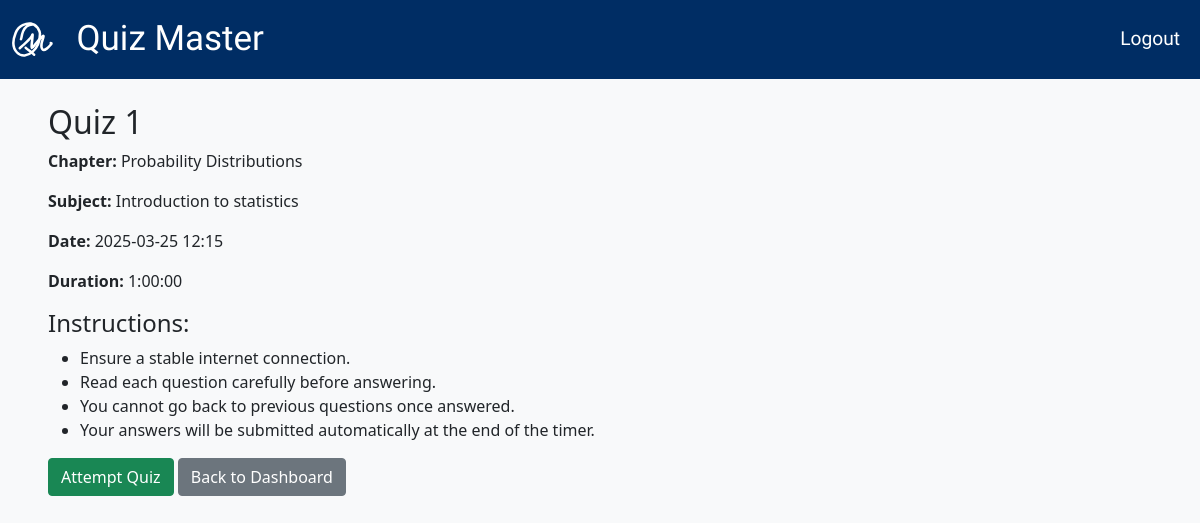
Page /quiz/1 (signed in) on the earlier database version.
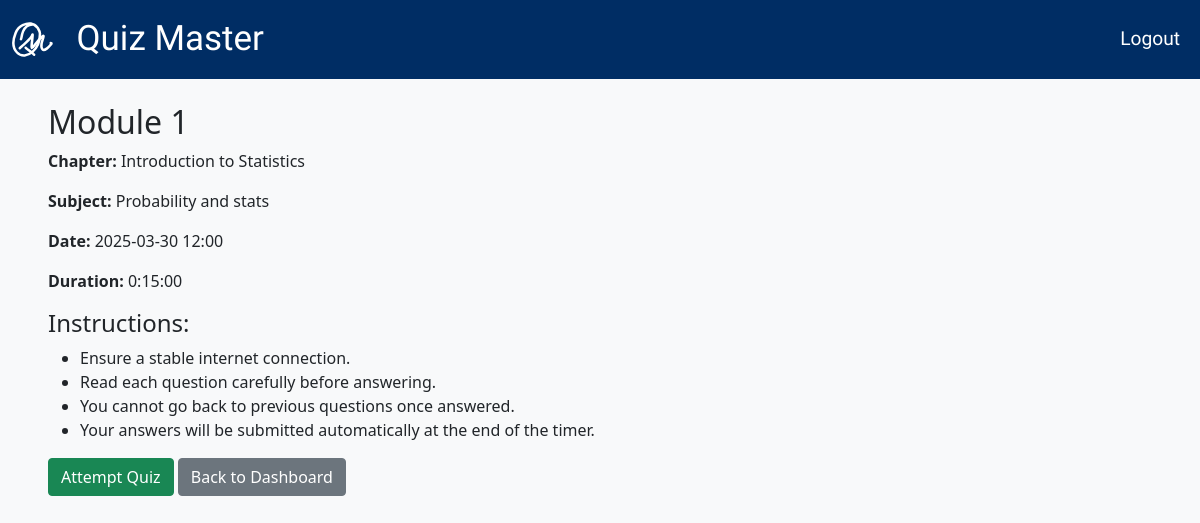
Same page on the later database version.
### app.py (models this page shows)
class Quiz(db.Model):
    __tablename__ = 'quiz'
    quiz_id = db.Column(db.Integer, primary_key=True)
    name = db.Column(db.String(150), nullable=False)
    chapter_id = db.Column(db.Integer, db.ForeignKey('chapters.chapter_id'), nullable=False)
    date_of_quiz = db.Column(db.DateTime, nullable=False)
    time_duration = db.Column(db.Interval, nullable=False, default=timedelta(hours=1))
    end_time = db.Column(db.DateTime, nullable=False)
    remarks = db.Column(db.Text)
    questions = db.relationship('Questions', backref='quiz', lazy=True, cascade='all, delete-orphan')
    scores = db.relationship('Scores', backref='quiz', lazy=True,cascade='all, delete-orphan')

class Chapters(db.Model):
    __tablename__ = 'chapters'
    chapter_id = db.Column(db.Integer, primary_key=True)
    name = db.Column(db.String(100), nullable=False)
    description = db.Column(db.Text)
    subject_id = db.Column(db.Integer, db.ForeignKey('subject.subject_id'), nullable=False)
    quizzes = db.relationship('Quiz', backref='chapter', lazy=True, cascade='all, delete-orphan')

class Subject(db.Model):
    __tablename__ = 'subject'
    subject_id = db.Column(db.Integer, primary_key=True)
    name = db.Column(db.String(100), unique=True, nullable=False)
    description = db.Column(db.Text)
    chapters = db.relationship('Chapters', backref='subject', lazy=True, cascade='all, delete-orphan')

### app.py (the view)
@app.route('/quiz/<int:quiz_id>')
@login_required
def quiz_page(quiz_id):
    quiz = Quiz.query.get_or_404(quiz_id)
    user = Users.query.get(session['user_id'])
    return render_template('quiz_page.html', quiz=quiz,user=user)

### app.py (called while the page is built)
def login_required(f):
    @wraps(f)
    def decorated(*args, **kwargs):
        if 'user_id' not in session:
            if request.endpoint in ["login", "register"]:
                return f(*args, **kwargs)
            return redirect(url_for('login'))
        return f(*args, **kwargs)
    return decorated

### templates/quiz_page.html (shortened to what this page needs)
{% extends "base.html" %}
{% block content %}
<div class="container mt-4">
    <h2>{{ quiz.name }}</h2>
    <p><strong>Chapter:</strong> {{ quiz.chapter.name }}</p>
    <p><strong>Subject:</strong> {{ quiz.chapter.subject.name }}</p>
    <p><strong>Date:</strong> {{ quiz.date_of_quiz.strftime('%Y-%m-%d %H:%M') }}</p>
    <p><strong>Duration:</strong> {{ quiz.time_duration }}</p>
    {% if user.is_admin %}
        <a href="{{ url_for('edit_quiz', quiz_id=quiz.quiz_id) }}" class="btn btn-warning">Edit Quiz</a>
        <form method="POST" action="{{ url_for('delete_quiz', quiz_id=quiz.quiz_id) }}" style="display:inline;">
            <button type="submit" class="btn btn-danger">Delete Quiz</button>
        </form>
        <a href="{{ url_for('admin_dashboard') }}" class="btn btn-secondary">Back to Dashboard</a>
    {% else %}
        <h4>Instructions:</h4>
        <ul>
            <li>Ensure a stable internet connection.</li>
            <li>Read each question carefully before answering.</li>
            <li>You cannot go back to previous questions once answered.</li>
            <li>Your answers will be submitted automatically at the end of the timer.</li>
        </ul>
        <a href="{{ url_for('attempt_quiz', quiz_id=quiz.quiz_id) }}" class="btn btn-success">Attempt Quiz</a>
        <a href="{{ url_for('user_dashboard') }}" class="btn btn-secondary">Back to Dashboard</a>
    {% endif %}
</div>
{% endblock %}

Differences in the rows shown:
removed Chapters: chapter.name "Probability Distributions"
removed Subject: chapter.subject.name "Introduction to statistics"
changed Quiz: name "Quiz 1" → "Module 1"; date_of_quiz "2025-03-25 12:15" → "2025-03-30 12:00"; time_duration "1:00:00" → "0:15:00"
added Chapters: chapter.name "Introduction to Statistics"
added Subject: chapter.subject.name "Probability and stats"
